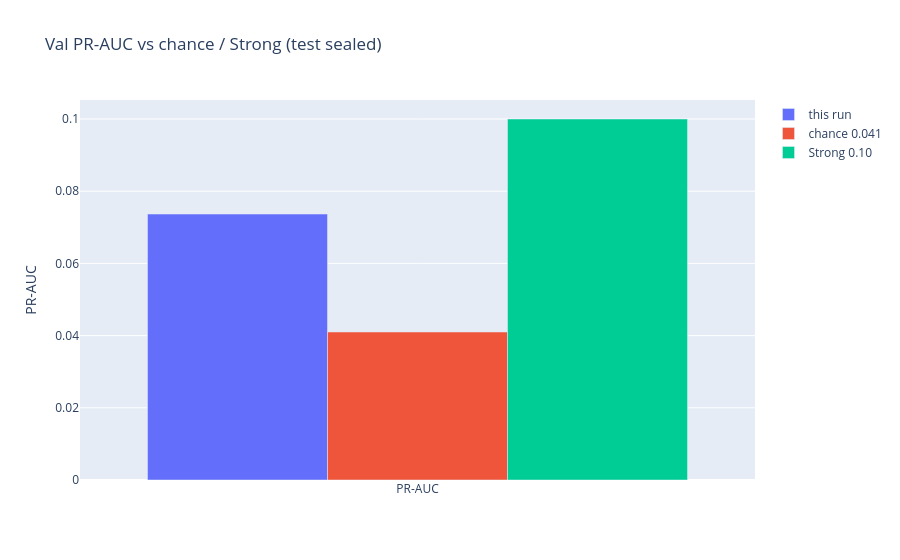
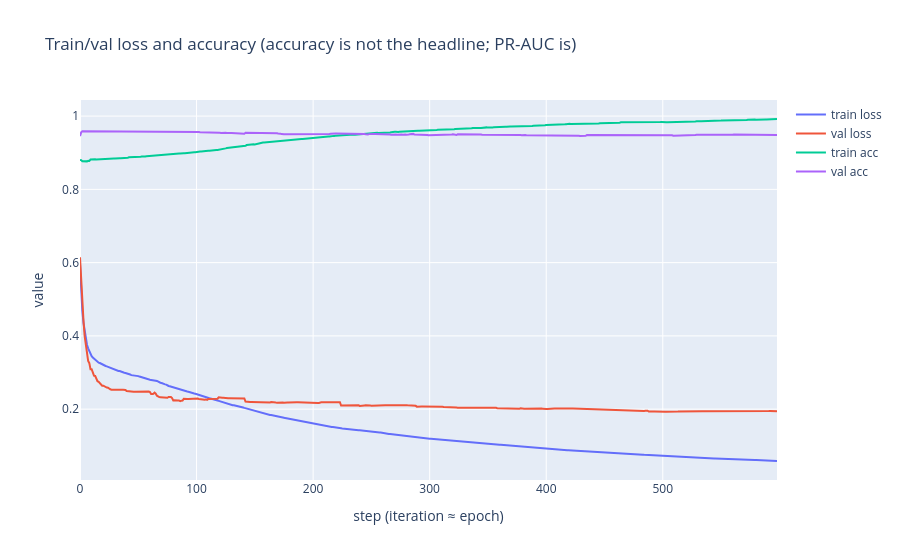

These figures' notebook cell, in order:
### Markdown cell above
## Val metrics, curves, save

### Code cell
model_obj = metrics.get("_model")
# native CatBoost dump alongside joblib
if model_obj is not None:
    try:
        model_obj.save_model(str(RESULTS / "models" / "model.cbm"))
    except Exception as e:
        print("cbm save skipped", e)
save_bundle(metrics, model_obj=model_obj, model_filename="model.cbm.joblib")

### Figure 1 — Plotly figure (JSON) as saved in the notebook; plotly's stock layout.template omitted (floating-point values rounded to 4 significant figures)
{"data": [{"name": "this run", "type": "bar", "x": ["PR-AUC"], "y": [0.07367]}, {"name": "chance 0.041", "type": "bar", "x": ["PR-AUC"], "y": [0.041]}, {"name": "Strong 0.10", "type": "bar", "x": ["PR-AUC"], "y": [0.1]}], "layout": {"barmode": "group", "title": {"text": "Val PR-AUC vs chance / Strong (test sealed)"}, "yaxis": {"title": {"text": "PR-AUC"}}}}

### Figure 2 — Plotly figure (JSON) as saved in the notebook; plotly's stock layout.template omitted (floating-point values rounded to 4 significant figures; data arrays with more than 128 entries replaced by an {"elided": "..."} marker saying what was removed)
{"data": [{"mode": "lines", "name": "train loss", "type": "scatter", "x": {"elided": "599 float values"}, "y": {"elided": "599 float values"}}, {"mode": "lines", "name": "val loss", "type": "scatter", "x": {"elided": "599 float values"}, "y": {"elided": "599 float values"}}, {"mode": "lines", "name": "train acc", "type": "scatter", "x": {"elided": "599 float values"}, "y": {"elided": "599 float values"}}, {"mode": "lines", "name": "val acc", "type": "scatter", "x": {"elided": "599 float values"}, "y": {"elided": "599 float values"}}], "layout": {"title": {"text": "Train/val loss and accuracy (accuracy is not the headline; PR-AUC is)"}, "xaxis": {"title": {"text": "step (iteration ≈ epoch)"}}, "yaxis": {"title": {"text": "value"}}}}
